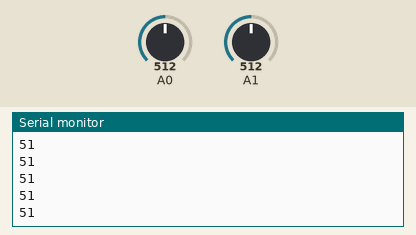
This sketch was run on a simulated Arduino Uno, built with avr-gcc and run on an emulated ATmega328P. Shown: the last lines printed to the serial monitor. Inputs (shaded band) come from the test bench; at power-on: A1 = 512, A0 = 512.

Above: at 1.2 s.
1.3 s: A1 set to 716
At 1.8 s:
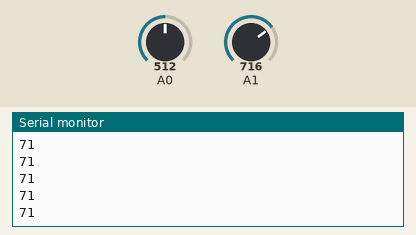
2.8 s: A1 set to 900
At 3.6 s:
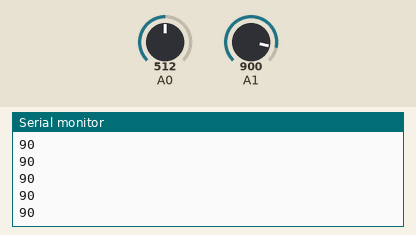
Timing chart, 0 to 5.8 s (numbered marks = the images above; inputs shaded):
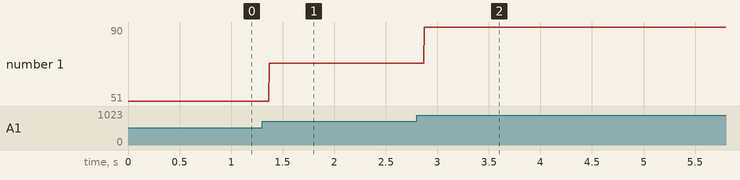

Measured:
- after the input at 1.3 s, the serial monitor: prints a new line after 0.07 s (image 1)
- after the input at 2.8 s, the serial monitor: prints a new line after 0.07 s (image 2)
- plotted number 1: 51 → 71 after the input at 1.3 s, 71 → 90 after the input at 2.8 s

The sketch:

mocap.ino
```cpp
void setup() {
  // put your setup code here, to run once:
  Serial.begin(9600);
}

void loop() {
  int x = analogRead(A1);
  int y = analogRead(A0);
  String out = String(x/10);// + "," + String(y/10);
  Serial.println(out);
}
```
